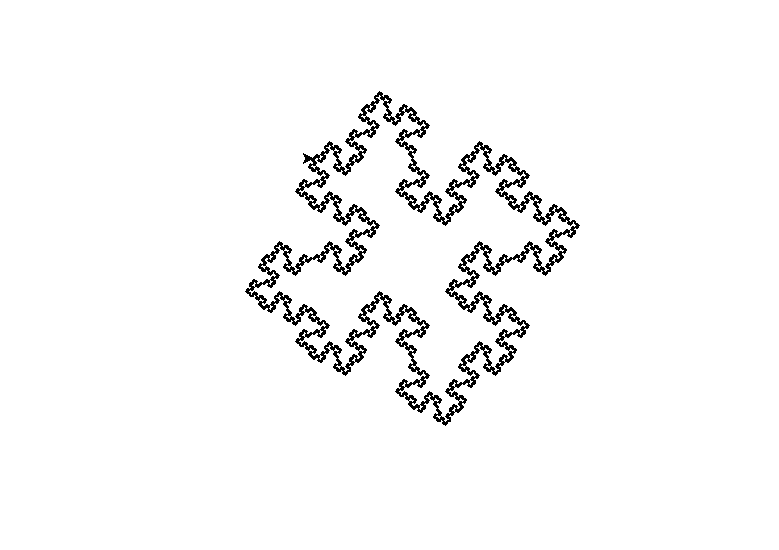

This chart was generated by the following Python code:
import turtle as t # Importe le module turtle en le renommant 't'

# Fonction récursive pour dessiner une fractale de Koch quadratique
def fractale_koch_quadratique(n_actuel: int, n_total: int, taille: float) -> None:
    """
    Dessine une fractale de Koch quadratique de façon récursive.
    
    Args:
    - n_actuel (int): la profondeur de la récursion actuelle.
    - n_total (int): la profondeur de la récursion souhaitée.
    - taille (float): la longueur du segment de base de la fractale.
    
    Returns:
    - None.
    """
    if n_actuel != n_total: # Condition de sortie de la récursion
        # Dessine les côtés gauche, haut, droite et bas de la fractale
        fractale_koch_quadratique(n_actuel+1, n_total, taille/4) # Côté gauche
        t.left(90)
        fractale_koch_quadratique(n_actuel+1, n_total, taille/4) # Côté haut
        t.right(90)
        fractale_koch_quadratique(n_actuel+1, n_total, taille/4) # Côté droit
        t.right(90)
        fractale_koch_quadratique(n_actuel+1, n_total, taille/4) # Côté bas
        fractale_koch_quadratique(n_actuel+1, n_total, taille/4) # Segment central
        t.left(90)
        fractale_koch_quadratique(n_actuel+1, n_total, taille/4) # Côté bas
        t.left(90)
        fractale_koch_quadratique(n_actuel+1, n_total, taille/4) # Côté gauche
        t.right(90)
        fractale_koch_quadratique(n_actuel+1, n_total, taille/4) # Côté haut
    else: # Cas de base de la récursion
        t.forward(taille) # Dessine un côté de la fractale

# Fonction pour dessiner une fractale de Koch quadratique dans un carré
def fractale_carre(n: int, d: float) -> None:
    """
    Dessine une fractale de Koch quadratique dans un carré de taille 'd' avec une profondeur de récursion 'n'.
    
    Args:
    - n (int): la profondeur de la récursion souhaitée.
    - d (float): la longueur du côté du carré contenant la fractale.
    
    Returns:
    - None.
    """
    for i in range(4): # Pour chaque côté du carré
        fractale_koch_quadratique(0, n, d) # Dessine une fractale de Koch quadratique
        t.right(90) # Tourne à droite de 90 degrés pour dessiner le côté suivant

t.tracer(0, 0) # Désactive l'animation pour que la figure soit dessinée instantanément

fractale_carre(5, 200) # Dessine une fractale de Koch quadratique dans un carré de taille 200, avec une profondeur de récursion de 5

t.update() # Met à jour l'écran pour afficher la figure dessinée
